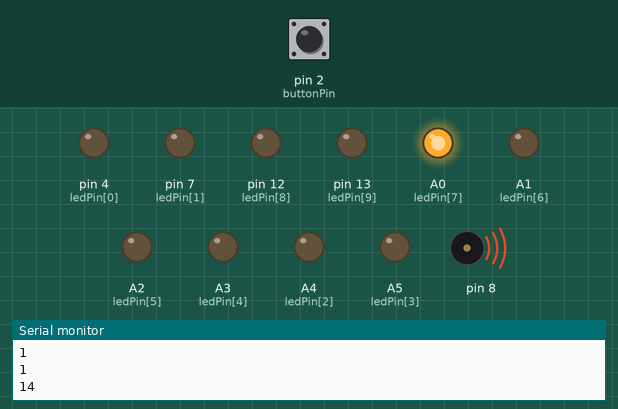
A sketch run on a simulated Arduino Uno, built with avr-gcc and run on an emulated ATmega328P. Shown: output pins drawn as LEDs (lit = HIGH), buzzer (waves = sounding), the last lines printed to the serial monitor. The inputs (shaded band) are chosen by the test bench; at power-on: pin 2 (buttonPin) HIGH.

Above: at 1.2 s.
1.3 s: pin 2 (buttonPin) pulled LOW for 1 s
At 2.3 s:
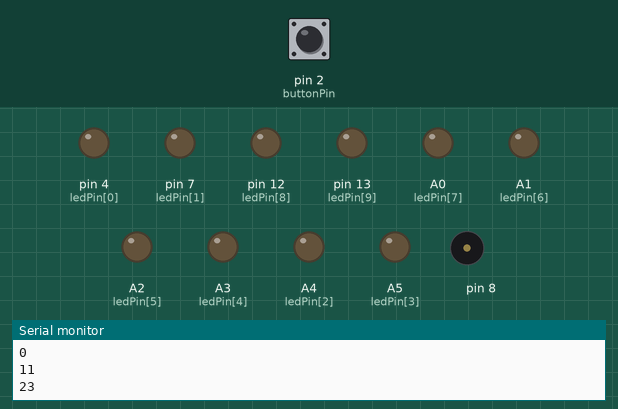
4.3 s: pin 2 (buttonPin) pulled LOW for 3.2 s
At 6.6 s:
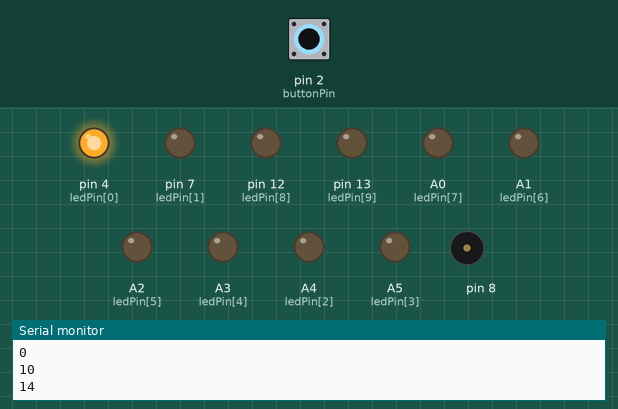
10.5 s: pin 2 (buttonPin) pulled LOW for 3.2 s
At 15.0 s:
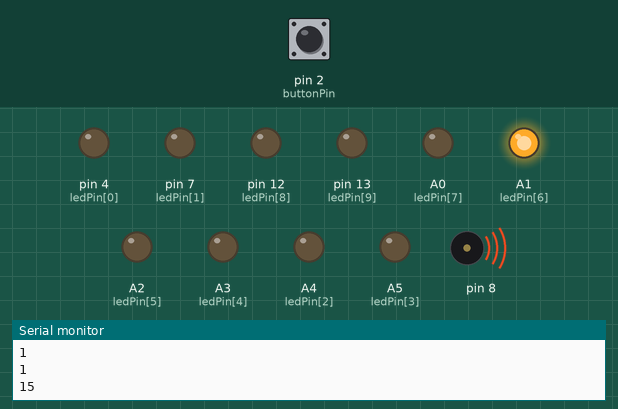
16.7 s: pin 2 (buttonPin) pulled LOW for 0.15 s
At 21.9 s:
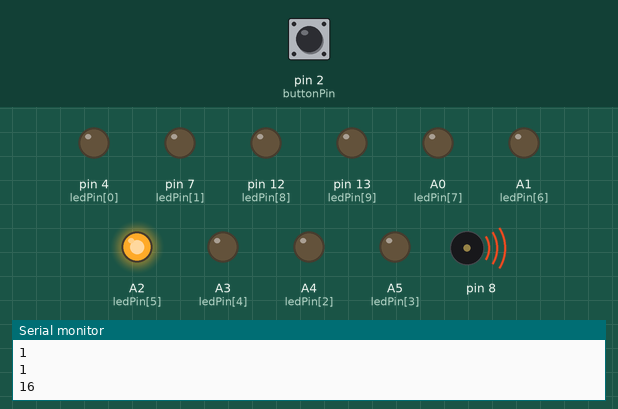
Timing chart, 0 to 26.7 s (numbered marks = the images above; inputs shaded):
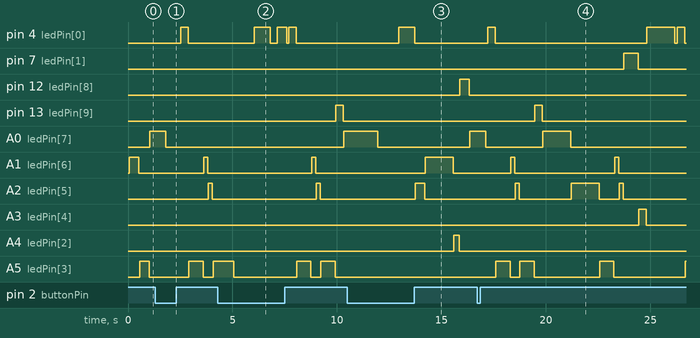

The sketch:

toneMelody.ino
```cpp
#include "pitches.h"
byte previousState=1, presentState=1, songNumber=10;
const int buttonPin = 2;     // the number of the pushbutton pin
int songLen[2] = {23, 14};
int thisNote = 0;

// notes in the melody:

int melody3[] = { //Merry have a little sheep
  NOTE_B5, NOTE_A5, NOTE_G5, NOTE_A5, NOTE_B5, NOTE_B5, NOTE_B5, NOTE_A5, NOTE_A5, NOTE_A5,
  NOTE_B5, NOTE_B5, NOTE_B5, NOTE_B5, NOTE_A5, NOTE_G5, NOTE_A5, NOTE_B5, NOTE_B5, NOTE_B5,
  NOTE_A5, NOTE_A5,NOTE_B5, NOTE_A5, NOTE_G5
};
int melody2[] = { //Harry Potter
  NOTE_B5, NOTE_E6, NOTE_G6, NOTE_FS6, NOTE_E6, NOTE_B6, NOTE_A6, NOTE_FS6, NOTE_E6, NOTE_G6, NOTE_FS6, NOTE_DS6, NOTE_F6, NOTE_B5
};//si mi sol fa# mi si la fa# mi sol fa# do fa si
int melody1[] = { //the Last of Us
  NOTE_G6, NOTE_E6, NOTE_A6, NOTE_FS6, NOTE_G6, 0, NOTE_G6, NOTE_E6, NOTE_A6, NOTE_FS6, NOTE_B6, 0, NOTE_G6,
  NOTE_E6, NOTE_A6, NOTE_FS6, NOTE_G6, 0, NOTE_AS6, NOTE_A6, NOTE_G6, NOTE_E6, NOTE_E6
};

// note durations: 4 = quarter note, 8 = eighth note, etc.:
int noteDurations3[] = {
  4, 4, 4, 4, 4, 4, 2, 4, 4, 2, 4, 4, 2, 4, 4, 4, 4, 4, 4, 2, 4, 4, 4, 4, 2
};
int noteDurations2[] = {
  4, 2, 8, 8, 2, 4, 1, 1, 2, 8, 8, 2, 4, 1
};
int noteDurations1[] = {
  3, 3, 3, 3, 1, 6, 3, 3, 3, 3, 1, 6, 3, 3, 3, 3, 1, 6, 3, 3, 3, 3, 1
};

int ledPin[10] = {
  4, 7, A4, A5, A3, A2, A1, A0, 12, 13
};
//si do mi fa fa# sol la sib si 0
void setup() {
  // initialize the pushbutton pin as an input:
  pinMode(buttonPin, INPUT_PULLUP);
  Serial.begin(9600);
  for(int thisLED = 0; thisLED < 10; thisLED++)
  {
    pinMode(ledPin[thisLED], OUTPUT);
  }
}

void loop() {
  checkButton();

  if(songNumber==10){
    for (thisNote = 0; thisNote < songLen[0]; thisNote++) {

      // to calculate the note duration, take one second divided by the note type.
      //e.g. quarter note = 1000 / 4, eighth note = 1000/8, etc.
      int noteDuration = 1000 / noteDurations1[thisNote];
      tone(8, melody1[thisNote], noteDuration);
      checkButton();

      int led;
      if(melody1[thisNote] == NOTE_B5) { led = ledPin[0]; Serial.println(led);}       //si
      else if(melody1[thisNote] == NOTE_DS6) { led = ledPin[1]; Serial.println(led);}  //dob
      else if(melody1[thisNote] == NOTE_E6) { led = ledPin[3]; Serial.println(led);}  //mi
      else if(melody1[thisNote] == NOTE_F6) { led = ledPin[4]; Serial.println(led);}  //fa
      else if(melody1[thisNote] == NOTE_FS6) { led = ledPin[5]; Serial.println(led);} //fa#
      else if(melody1[thisNote] == NOTE_G6) { led = ledPin[6]; Serial.println(led);}  //sol
      else if(melody1[thisNote] == NOTE_A6) { led = ledPin[7]; Serial.println(led);}  //la
      else if(melody1[thisNote] == NOTE_AS6) { led = ledPin[8]; Serial.println(led);} //sib
      else if(melody1[thisNote] == NOTE_B6) { led = ledPin[9]; Serial.println(led);}  //si
      else if(melody1[thisNote] == 0) { led = ledPin[2]; Serial.println(led);}        //0
      digitalWrite(led, HIGH);

      // to distinguish the notes, set a minimum time between them.
      // the note's duration + 30% seems to work well:
      int pauseBetweenNotes = noteDuration * 1.30;
      delay(pauseBetweenNotes);
      // stop the tone playing:
      noTone(8);
      checkButton();
      digitalWrite(led, LOW);
    }
  checkButton();
  }

  if(songNumber==11){
    checkButton();
    for (thisNote = 0; thisNote < songLen[1]; thisNote++) {

      // to calculate the note duration, take one second divided by the note type.
      //e.g. quarter note = 1000 / 4, eighth note = 1000/8, etc.
      int noteDuration = 1000 / noteDurations2[thisNote];
      tone(8, melody2[thisNote], noteDuration);
      checkButton();

      int led;
      if(melody2[thisNote] == NOTE_B5) { led = ledPin[0]; Serial.println(led);}       //si
      else if(melody2[thisNote] == NOTE_DS6) { led = ledPin[1]; Serial.println(led);}  //dob
      else if(melody2[thisNote] == NOTE_E6) { led = ledPin[3]; Serial.println(led);}  //mi
      else if(melody2[thisNote] == NOTE_F6) { led = ledPin[4]; Serial.println(led);}  //fa
      else if(melody2[thisNote] == NOTE_FS6) { led = ledPin[5]; Serial.println(led);} //fa#
      else if(melody2[thisNote] == NOTE_G6) { led = ledPin[6]; Serial.println(led);}  //sol
      else if(melody2[thisNote] == NOTE_A6) { led = ledPin[7]; Serial.println(led);}  //la
      else if(melody2[thisNote] == NOTE_AS6) { led = ledPin[8]; Serial.println(led);} //sib
      else if(melody2[thisNote] == NOTE_B6) { led = ledPin[9]; Serial.println(led);}  //si
      else if(melody2[thisNote] == 0) { led = ledPin[2]; Serial.println(led);}        //0
      digitalWrite(led, HIGH);

      // to distinguish the notes, set a minimum time between them.
      // the note's duration + 30% seems to work well:
      int pauseBetweenNotes = noteDuration * 1.30;
      delay(pauseBetweenNotes);
      // stop the tone playing:
      noTone(8);
      checkButton();
      digitalWrite(led, LOW);
    }
    checkButton();
   }

}

void checkButton()
{
  for(int i = 0; i < 10; i++)
  {
    presentState = digitalRead(buttonPin);
    delay(2);
  }
  presentState = digitalRead(buttonPin);
  Serial.println(presentState);
  if(presentState==0){
    songNumber=21-songNumber;
    Serial.println(songNumber);
    if(songNumber == 10) {
      thisNote = songLen[1];
      Serial.println(thisNote);
      delay(300);
      }
    else if(songNumber == 11) {
      thisNote = songLen[0];
      Serial.println(thisNote);
      delay(300);
      }

  } else {
    previousState = presentState;
  }
  delay(10);
  previousState = presentState;
}
```

pitches.h
```cpp
/*************************************************
   Public Constants
 *************************************************/

#define NOTE_B0  31
#define NOTE_C1  33
#define NOTE_CS1 35
#define NOTE_D1  37
#define NOTE_DS1 39
#define NOTE_E1  41
#define NOTE_F1  44
#define NOTE_FS1 46
#define NOTE_G1  49
#define NOTE_GS1 52
#define NOTE_A1  55
#define NOTE_AS1 58
#define NOTE_B1  62
#define NOTE_C2  65
#define NOTE_CS2 69
#define NOTE_D2  73
#define NOTE_DS2 78
#define NOTE_E2  82
#define NOTE_F2  87
#define NOTE_FS2 93
#define NOTE_G2  98
#define NOTE_GS2 104
#define NOTE_A2  110
#define NOTE_AS2 117
#define NOTE_B2  123
#define NOTE_C3  131
#define NOTE_CS3 139
#define NOTE_D3  147
#define NOTE_DS3 156
#define NOTE_E3  165
#define NOTE_F3  175
#define NOTE_FS3 185
#define NOTE_G3  196
#define NOTE_GS3 208
#define NOTE_A3  220
#define NOTE_AS3 233
#define NOTE_B3  247
#define NOTE_C4  262
#define NOTE_CS4 277
#define NOTE_D4  294
#define NOTE_DS4 311
#define NOTE_E4  330
#define NOTE_F4  349
#define NOTE_FS4 370
#define NOTE_G4  392
#define NOTE_GS4 415
#define NOTE_A4  440
#define NOTE_AS4 466
#define NOTE_B4  494
#define NOTE_C5  523
#define NOTE_CS5 554
#define NOTE_D5  587
#define NOTE_DS5 622
#define NOTE_E5  659
#define NOTE_F5  698
#define NOTE_FS5 740
#define NOTE_G5  784
#define NOTE_GS5 831
#define NOTE_A5  880
#define NOTE_AS5 932
#define NOTE_B5  988
#define NOTE_C6  1047
#define NOTE_CS6 1109
#define NOTE_D6  1175
#define NOTE_DS6 1245
#define NOTE_E6  1319
#define NOTE_F6  1397
#define NOTE_FS6 1480
#define NOTE_G6  1568
#define NOTE_GS6 1661
#define NOTE_A6  1760
#define NOTE_AS6 1865
#define NOTE_B6  1976
#define NOTE_C7  2093
#define NOTE_CS7 2217
#define NOTE_D7  2349
#define NOTE_DS7 2489
#define NOTE_E7  2637
#define NOTE_F7  2794
#define NOTE_FS7 2960
#define NOTE_G7  3136
#define NOTE_GS7 3322
#define NOTE_A7  3520
#define NOTE_AS7 3729
#define NOTE_B7  3951
#define NOTE_C8  4186
#define NOTE_CS8 4435
#define NOTE_D8  4699
#define NOTE_DS8 4978
```

Measured:
- after the input at 1.3 s, pin 4 (ledPin[0]): LOW → HIGH after 1.2 s, → LOW 0.36 s later; A0 (ledPin[7]): HIGH → LOW after 0.51 s instead of 0.21 s; A4 (ledPin[2]): stays LOW (without the input it goes to HIGH after 2.1 s); A5 (ledPin[3]): LOW → HIGH after 1.6 s instead of 2.9 s
- after the input at 4.3 s, pin 7 (ledPin[1]): stays LOW (without the input it goes to HIGH after 4.7 s); A3 (ledPin[4]): stays LOW (without the input it goes to HIGH after 5.5 s)
- after the input at 10.5 s, pin 7 (ledPin[1]): stays LOW (without the input it goes to HIGH after 3.7 s); pin 12 (ledPin[8]): LOW → HIGH after 5.4 s, → LOW 0.46 s later
- after the input at 16.7 s, pin 4 (ledPin[0]): goes HIGH 0.36 s, LOW 7.3 s, HIGH 1.3 s, LOW 0.12 s, HIGH 0.36 s, then LOW, starting after 0.51 s; pin 7 (ledPin[1]): LOW → HIGH after 7.0 s, → LOW 0.68 s later; A3 (ledPin[4]): LOW → HIGH after 7.7 s, → LOW 0.36 s later; A4 (ledPin[2]): stops changing and stays LOW
- by itself, A1 (ledPin[6]): alternates HIGH for 0.19 s and LOW for 4.8 s
- by itself, tone on pin 8: plays 988 Hz for 0.25 s, 1319 Hz for 0.50 s, 1568 Hz for 0.13 s, 1480 Hz for 0.13 s, 1319 Hz for 0.50 s, 1976 Hz for 0.25 s … (16 notes in this stretch)
